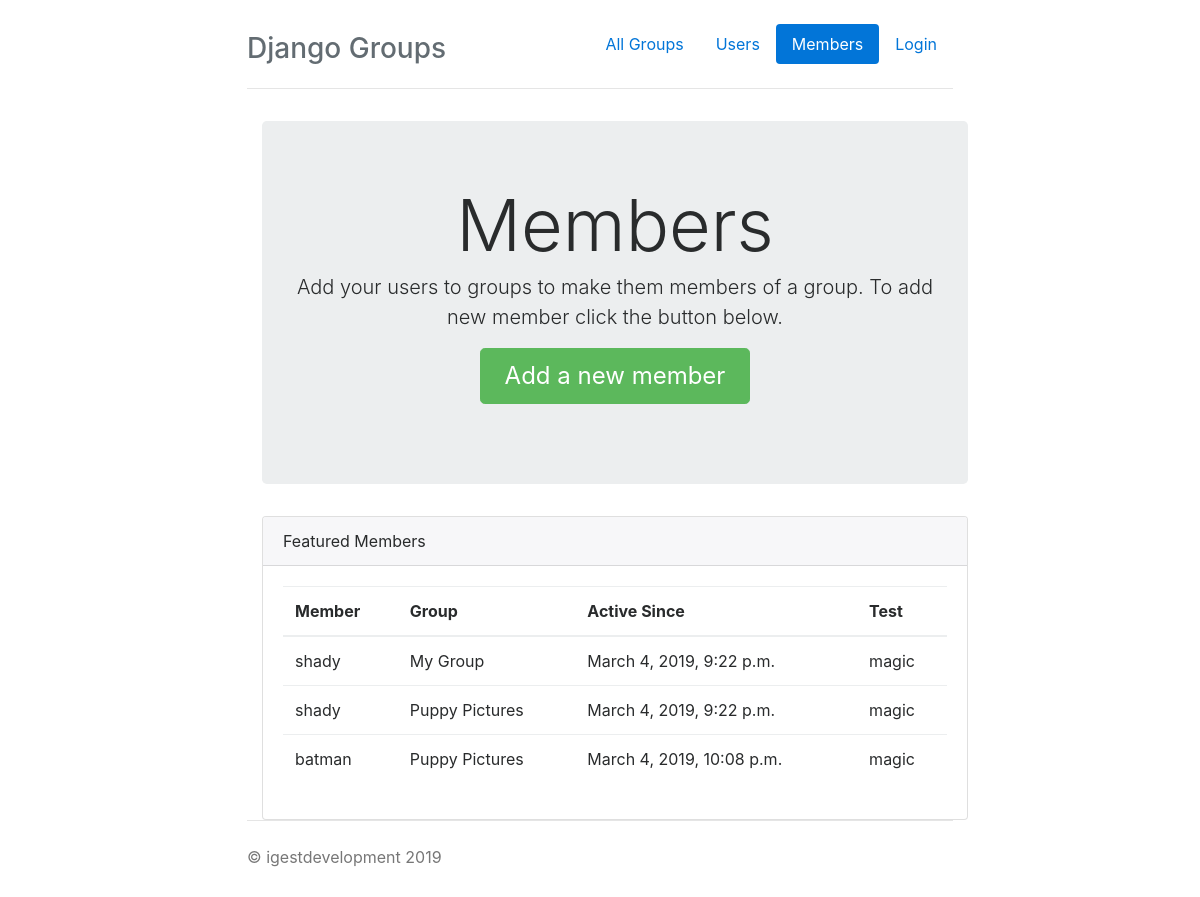
Before: /groups/members with the older database file.
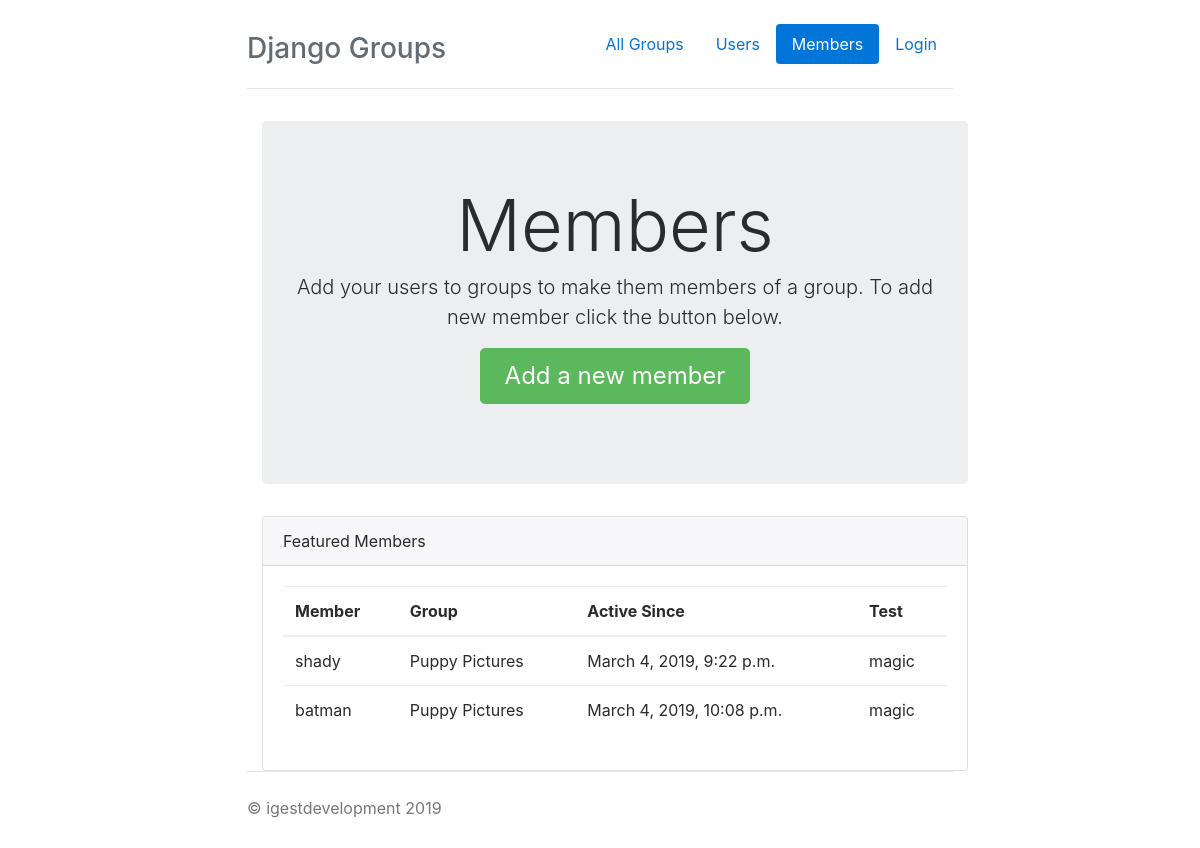
After: the same page with the newer database file.
### groups/models.py (models this page shows, shortened)
class Members(models.Model):
    group = models.ForeignKey(Groups, on_delete=models.CASCADE)
    user = models.ForeignKey(User, on_delete=models.CASCADE)
    created_at = models.DateTimeField(auto_now_add=True)
    def magic(self):
        return "magic"

class Groups(models.Model):
    name = models.CharField(max_length=50, blank=True,help_text="Group Name")
    description = models.TextField(help_text="Add a description")
    author = models.TextField(help_text="Choose an Author")
    status = models.CharField(max_length=64)
    created_at = models.DateTimeField(auto_now_add=True)
    def __str__(self):
        return self.name

### groups/views.py (the view)
# urls.py: path('members',views.members,name="members"),
def members(request):
    members = Members.objects.all()
    return render(request, 'groups/members.html',{
        "active" : "members",
        'members' : members
    })

### groups/templates/groups/members.html
{% extends "base.html" %}
{% load staticfiles %}
{% block content %}
<div class="jumbotron">
  <h1 class="display-3">Members</h1>
  <p class="lead">Add your users to groups to make them members of a group.
    To add new member click the button below.</p>
  <p><a class="btn btn-lg btn-success" href="create_member" role="button">Add a new member</a></p>
</div>
<div class="card">
    <div class="card-header">
      Featured Members
    </div>
    <div class="card-block">
        <table class="table">
            <thead>
              <tr>
                <th>Member</th>
                <th>Group</th>
                <th>Active Since</th>
                <th>Test</th>
              </tr>
            </thead>
            <tbody>
              {% for m in members %}
              <tr>
                <td>{{ m.user }}</td>
                <td>{{m.group }}</td>
                <td>{{ m.created_at }}</td>
                <td>{{ m.magic }}</td>
              </tr>
              {% endfor %}
            </tbody>
          </table>
    </div>
  </div>
{% endblock %}

Changed rows visible on the page:
removed Members: user "shady", group "My Group", created_at "March 4, 2019, 9:22 p.m.", magic "magic"
